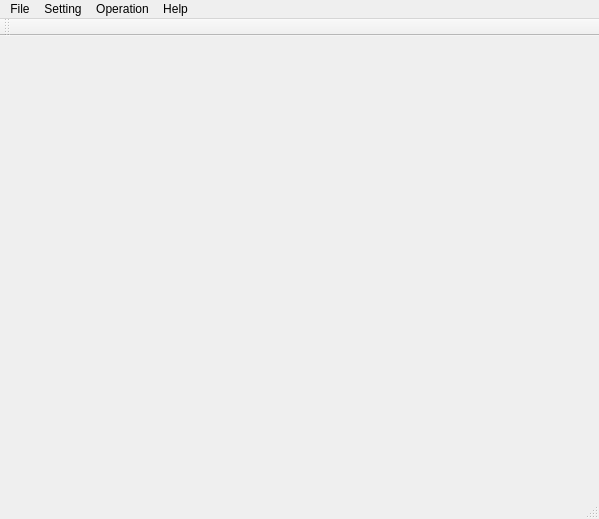
<?xml version="1.0" encoding="UTF-8"?>
<ui version="4.0">
    <class>guideWireSimulationClass</class>
    <widget class="QMainWindow" name="guideWireSimulationClass">
        <property name="geometry">
            <rect>
                <x>0</x>
                <y>0</y>
                <width>599</width>
                <height>519</height>
            </rect>
        </property>
        <property name="windowTitle">
            <string>guideWireSimulation</string>
        </property>
        <widget class="QWidget" name="centralWidget">
            <layout class="QGridLayout" name="gridLayout_2">
                <item row="0" column="0">
                    <layout class="QVBoxLayout" name="verticalLayout">
                        <item>
                            <layout class="QGridLayout" name="gridLayout"/>
                        </item>
                    </layout>
                </item>
            </layout>
        </widget>
        <widget class="QStatusBar" name="statusBar"/>
        <widget class="QMenuBar" name="menuBar">
            <property name="geometry">
                <rect>
                    <x>0</x>
                    <y>0</y>
                    <width>599</width>
                    <height>23</height>
                </rect>
            </property>
            <widget class="QMenu" name="menuFff">
                <property name="title">
                    <string>File</string>
                </property>
                <addaction name="actionFileOpen"/>
            </widget>
            <widget class="QMenu" name="menuSetting">
                <property name="title">
                    <string>Setting</string>
                </property>
                <addaction name="actionSimulationParams"/>
            </widget>
            <widget class="QMenu" name="menuOperation">
                <property name="title">
                    <string>Operation</string>
                </property>
                <addaction name="actionStart"/>
                <addaction name="actionPause"/>
                <addaction name="actionQuit"/>
                <addaction name="actionZoomOut"/>
                <addaction name="actionZoomIn"/>
                <addaction name="actionCenter"/>
                <addaction name="separator"/>
            </widget>
            <widget class="QMenu" name="menuHelp">
                <property name="title">
                    <string>Help</string>
                </property>
                <addaction name="actionHowDoI"/>
                <addaction name="actionAbout"/>
            </widget>
            <addaction name="menuFff"/>
            <addaction name="menuSetting"/>
            <addaction name="menuOperation"/>
            <addaction name="menuHelp"/>
        </widget>
        <widget class="QToolBar" name="toolBar">
            <property name="windowTitle">
                <string>toolBar</string>
            </property>
            <attribute name="toolBarArea">
                <enum>TopToolBarArea</enum>
            </attribute>
            <attribute name="toolBarBreak">
                <bool>false</bool>
            </attribute>
        </widget>
        <action name="actionFileOpen">
            <property name="text">
                <string>Load Vascular</string>
            </property>
        </action>
        <action name="actionSimulationParams">
            <property name="text">
                <string>Simulation Parameters</string>
            </property>
        </action>
        <action name="actionStart">
            <property name="text">
                <string>Start Trainning</string>
            </property>
        </action>
        <action name="actionHowDoI">
            <property name="text">
                <string>How Do I</string>
            </property>
        </action>
        <action name="actionAbout">
            <property name="text">
                <string>About System</string>
            </property>
        </action>
        <action name="actionQuit">
            <property name="text">
                <string>Quit Trainning</string>
            </property>
        </action>
        <action name="actionCenter">
            <property name="text">
                <string>Center</string>
            </property>
        </action>
        <action name="actionZoomOut">
            <property name="text">
                <string>Zoom out</string>
            </property>
        </action>
        <action name="actionZoomIn">
            <property name="text">
                <string>Zoom in</string>
            </property>
        </action>
        <action name="actionPause">
            <property name="text">
                <string>Pause Trainning</string>
            </property>
        </action>
    </widget>
    <layoutdefault spacing="6" margin="11"/>
    <resources>
        <include location="guidewiresimulation.qrc"/>
    </resources>
    <connections/>
</ui>
